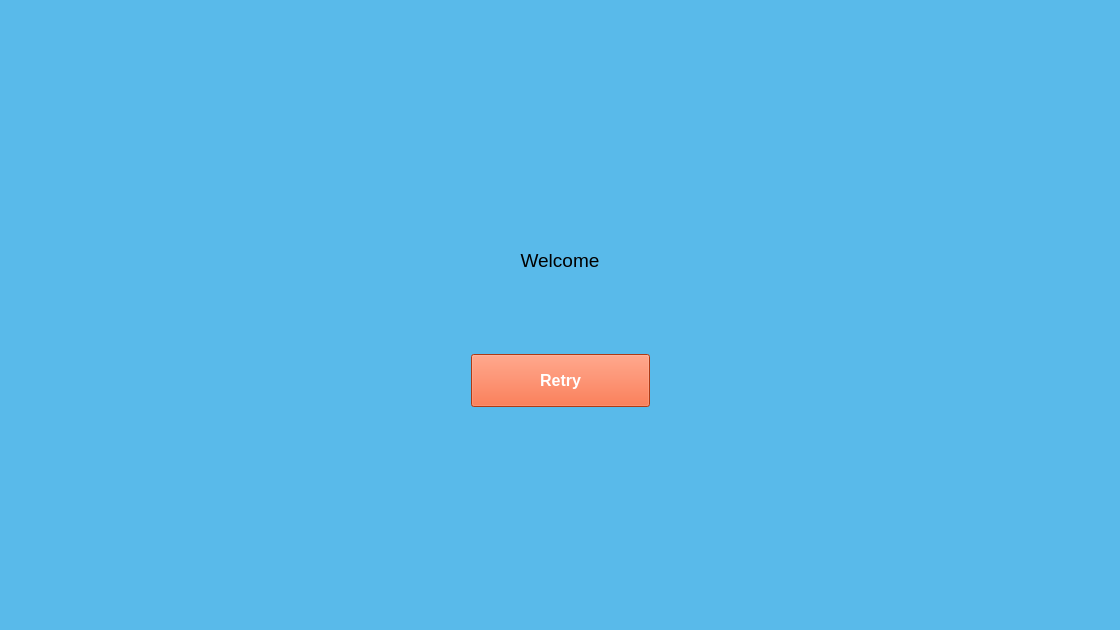
<?xml version="1.0" encoding="UTF-8"?>
<ui version="4.0">
 <class>Form</class>
 <widget class="QWidget" name="Form">
  <property name="geometry">
   <rect>
    <x>0</x>
    <y>0</y>
    <width>1120</width>
    <height>630</height>
   </rect>
  </property>
  <property name="windowTitle">
   <string>Form</string>
  </property>
  <property name="styleSheet">
   <string notr="true">background-color:#59BAEA;</string>
  </property>
  <layout class="QVBoxLayout" name="verticalLayout" stretch="5,2,1,2,5">
   <item>
    <spacer name="verticalSpacer_2">
     <property name="orientation">
      <enum>Qt::Vertical</enum>
     </property>
     <property name="sizeHint" stdset="0">
      <size>
       <width>20</width>
       <height>40</height>
      </size>
     </property>
    </spacer>
   </item>
   <item>
    <layout class="QHBoxLayout" name="horizontalLayout_2" stretch="9,15,9">
     <item>
      <spacer name="horizontalSpacer">
       <property name="orientation">
        <enum>Qt::Horizontal</enum>
       </property>
       <property name="sizeHint" stdset="0">
        <size>
         <width>40</width>
         <height>20</height>
        </size>
       </property>
      </spacer>
     </item>
     <item>
      <widget class="QLabel" name="lb_warning">
       <property name="font">
        <font>
         <pointsize>14</pointsize>
         <weight>50</weight>
         <bold>false</bold>
        </font>
       </property>
       <property name="text">
        <string>Welcome</string>
       </property>
       <property name="alignment">
        <set>Qt::AlignCenter</set>
       </property>
      </widget>
     </item>
     <item>
      <spacer name="horizontalSpacer_2">
       <property name="orientation">
        <enum>Qt::Horizontal</enum>
       </property>
       <property name="sizeHint" stdset="0">
        <size>
         <width>40</width>
         <height>20</height>
        </size>
       </property>
      </spacer>
     </item>
    </layout>
   </item>
   <item>
    <spacer name="verticalSpacer">
     <property name="orientation">
      <enum>Qt::Vertical</enum>
     </property>
     <property name="sizeHint" stdset="0">
      <size>
       <width>20</width>
       <height>40</height>
      </size>
     </property>
    </spacer>
   </item>
   <item>
    <layout class="QHBoxLayout" name="horizontalLayout" stretch="5,2,5">
     <item>
      <spacer name="horizontalSpacer_3">
       <property name="orientation">
        <enum>Qt::Horizontal</enum>
       </property>
       <property name="sizeHint" stdset="0">
        <size>
         <width>40</width>
         <height>20</height>
        </size>
       </property>
      </spacer>
     </item>
     <item>
      <widget class="QPushButton" name="pushbt_retry">
       <property name="styleSheet">
        <string notr="true">background-color: #f4511e;
color: white;
padding: 16px 32px;
text-align: center;
font-size: 16px;
margin: 4px 2px;
font-weight:bold;</string>
       </property>
       <property name="text">
        <string>Retry</string>
       </property>
      </widget>
     </item>
     <item>
      <spacer name="horizontalSpacer_4">
       <property name="orientation">
        <enum>Qt::Horizontal</enum>
       </property>
       <property name="sizeHint" stdset="0">
        <size>
         <width>40</width>
         <height>20</height>
        </size>
       </property>
      </spacer>
     </item>
    </layout>
   </item>
   <item>
    <spacer name="verticalSpacer_3">
     <property name="orientation">
      <enum>Qt::Vertical</enum>
     </property>
     <property name="sizeHint" stdset="0">
      <size>
       <width>20</width>
       <height>40</height>
      </size>
     </property>
    </spacer>
   </item>
  </layout>
 </widget>
 <resources/>
 <connections/>
</ui>
